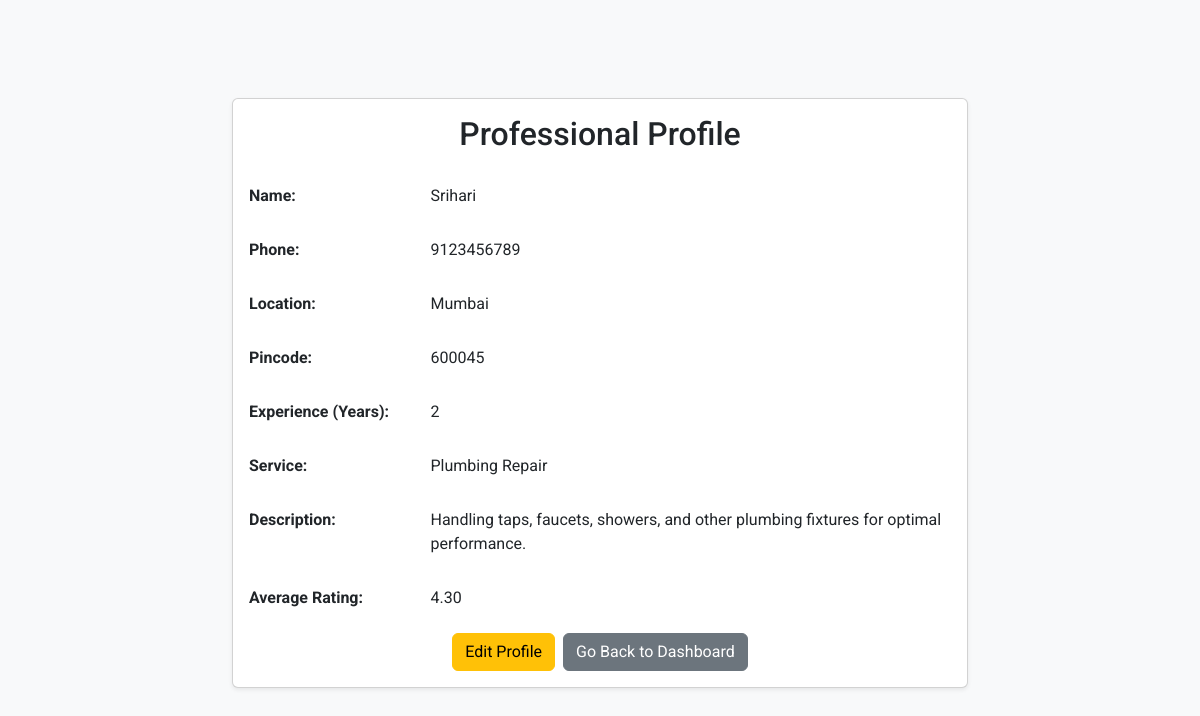
Screenshot of /professional_profile/1 with the database file from the repository.
### application/models.py (models this page shows)
class Professional(db.Model):
    __tablename__ = 'Professionals'
    id = db.Column(db.Integer, primary_key=True, autoincrement=True)
    user_id = db.Column(db.Integer, db.ForeignKey('Users.id', ondelete="CASCADE"), nullable=False)
    service_id = db.Column(db.Integer, db.ForeignKey('Services.id', ondelete="SET NULL"), nullable=False)
    name = db.Column(db.Text, nullable=False)
    phone = db.Column(db.Text, nullable=False)
    experience_years = db.Column(db.Integer, nullable=False)
    description = db.Column(db.Text, nullable=False)
    is_verified = db.Column(db.Text, default=False)
    documents_path = db.Column(db.Text)
    average_rating = db.Column(db.Numeric(3, 2), default=0.0)
    is_blocked = db.Column(db.Boolean, default = False)
    location = db.Column(db.Text, nullable = False)
    pincode = db.Column(db.Integer, nullable = False)
    user = db.relationship('User', back_populates='professional')
    service = db.relationship('Service', back_populates='professionals')
    service_requests = db.relationship(
        'ServiceRequest',
        back_populates='professional',
        cascade="all, delete-orphan"
    )
    reviews = db.relationship(
        'Review',
        back_populates='professional',
        cascade="all, delete-orphan"
    )

class Service(db.Model):
    __tablename__ = 'Services'
    id = db.Column(db.Integer, primary_key=True, autoincrement=True)
    name = db.Column(db.Text, nullable=False, unique=True)
    base_price = db.Column(db.Numeric(10, 2), nullable=False)
    description = db.Column(db.Text, nullable=False)
    time_required = db.Column(db.Integer, nullable=False)
    category = db.Column(db.Text, nullable = False)
    professionals = db.relationship(
        'Professional',
        back_populates='service',
        cascade="all, delete-orphan"
    )
    service_requests = db.relationship(
        'ServiceRequest',
        back_populates='service',
        cascade="all, delete-orphan"
    )

### app.py (the view)
@app.route('/professional_profile/<int:professional_id>')
def professional_profile(professional_id):
    professional = Professional.query.get_or_404(professional_id)
    return render_template('professional_profile.html', professional=professional)

### templates/professional_profile.html (shortened to what this page needs)
<html lang="en">
<head>
    <link href="https://cdn.jsdelivr.net/npm/bootstrap@5.3.3/dist/css/bootstrap.min.css" rel="stylesheet">
    <link rel="stylesheet" href="https://cdnjs.cloudflare.com/ajax/libs/font-awesome/5.15.3/css/all.min.css">
</head>
<body>
    <div class="container mt-5">
        <div class="row justify-content-center">
            <div class="col-md-8">
                <div class="card shadow-sm">
                    <div class="card-body">
                        <h2 class="card-title text-center mb-4">Professional Profile</h2>
                        <div class="row mb-3">
                            <label class="col-sm-3 col-form-label fw-bold">Name:</label>
                            <div class="col-sm-9">
                                <div class="form-control-plaintext">{{ professional.name }}</div>
                            </div>
                        </div>
                        <div class="row mb-3">
                            <label class="col-sm-3 col-form-label fw-bold">Phone:</label>
                            <div class="col-sm-9">
                                <div class="form-control-plaintext">{{ professional.phone }}</div>
                            </div>
                        </div>
                        <div class="row mb-3">
                            <label class="col-sm-3 col-form-label fw-bold">Location:</label>
                            <div class="col-sm-9">
                                <div class="form-control-plaintext">{{ professional.location }}</div>
                            </div>
                        </div>
                        <div class="row mb-3">
                            <label class="col-sm-3 col-form-label fw-bold">Pincode:</label>
                            <div class="col-sm-9">
                                <div class="form-control-plaintext">{{ professional.pincode }}</div>
                            </div>
                        </div>
                        <div class="row mb-3">
                            <label class="col-sm-3 col-form-label fw-bold">Experience (Years):</label>
                            <div class="col-sm-9">
                                <div class="form-control-plaintext">{{ professional.experience_years }}</div>
                            </div>
                        </div>
                        <div class="row mb-3">
                            <label class="col-sm-3 col-form-label fw-bold">Service:</label>
                            <div class="col-sm-9">
                                <div class="form-control-plaintext">{{ professional.service.name }}</div>
                            </div>
                        </div>
                        <div class="row mb-3">
                            <label class="col-sm-3 col-form-label fw-bold">Description:</label>
                            <div class="col-sm-9">
                                <div class="form-control-plaintext">{{ professional.description }}</div>
                            </div>
                        </div>
                        <div class="row mb-3">
                            <label class="col-sm-3 col-form-label fw-bold">Average Rating:</label>
                            <div class="col-sm-9">
                                <div class="form-control-plaintext">{{ professional.average_rating }}</div>
                            </div>
                        </div>
                        <div class="d-flex justify-content-center mt-3">
                            <a href="{{ url_for('edit_professional_profile', professional_id=professional.id) }}" class="btn btn-warning me-2">Edit Profile</a>
                            <a href="{{ url_for('professional_dashboard', professional_id=professional.id) }}" class="btn btn-secondary">Go Back to Dashboard</a>
                        </div>
                    </div>
                </div>
            </div>
        </div>
    </div>
</body>
</html>

### templates/professional_profile.html (style rules this page uses)
body { font-family: 'Roboto', sans-serif; background-color: #f8f9fa; padding-top: 50px; }

### rows the page displays
Professional: name "Srihari", phone "9123456789", location "Mumbai", pincode "600045", experience_years "2", description "Handling taps, faucets, showers, and other plumbing fixtures for optimal performance.", average_rating "4.30"
Service: service.name "Plumbing Repair"
